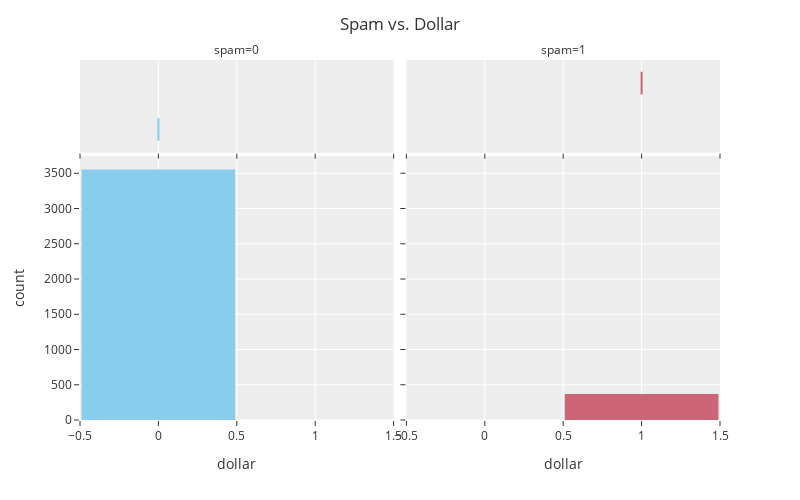

Source (notebook cell):
### Code cell
fig = px.histogram(DF,
                   x='dollar',
                   color='spam',
                   facet_col='spam',
                   marginal="box",
                   color_discrete_sequence=px.colors.qualitative.Safe)


fig.update_layout(template="ggplot2",
                  bargap=0.02,
                  title='Spam vs. Dollar',
                  title_x=0.5,
                  showlegend=False,
                  autosize=False,
                  width=800,
                  height=500)

fig.show()

### Figure 1 — Plotly figure (JSON) as saved in the notebook; plotly's stock layout.template omitted (floating-point values rounded to 4 significant figures; data arrays with more than 128 entries replaced by an {"elided": "..."} marker saying what was removed)
{"data": [{"alignmentgroup": "True", "bingroup": "x", "hovertemplate": "spam=0<br>dollar=%{x}<br>count=%{y}<extra></extra>", "legendgroup": "0", "marker": {"color": "rgb(136, 204, 238)", "pattern": {"shape": ""}}, "name": "0", "offsetgroup": "0", "orientation": "v", "showlegend": true, "type": "histogram", "x": {"elided": "3554 int values"}, "xaxis": "x", "yaxis": "y"}, {"alignmentgroup": "True", "hovertemplate": "spam=0<br>dollar=%{x}<extra></extra>", "legendgroup": "0", "marker": {"color": "rgb(136, 204, 238)"}, "name": "0", "notched": true, "offsetgroup": "0", "showlegend": false, "type": "box", "x": {"elided": "3554 int values"}, "xaxis": "x3", "yaxis": "y3"}, {"alignmentgroup": "True", "bingroup": "x", "hovertemplate": "spam=1<br>dollar=%{x}<br>count=%{y}<extra></extra>", "legendgroup": "1", "marker": {"color": "rgb(204, 102, 119)", "pattern": {"shape": ""}}, "name": "1", "offsetgroup": "1", "orientation": "v", "showlegend": true, "type": "histogram", "x": {"elided": "367 int values"}, "xaxis": "x2", "yaxis": "y2"}, {"alignmentgroup": "True", "hovertemplate": "spam=1<br>dollar=%{x}<extra></extra>", "legendgroup": "1", "marker": {"color": "rgb(204, 102, 119)"}, "name": "1", "notched": true, "offsetgroup": "1", "showlegend": false, "type": "box", "x": {"elided": "367 int values"}, "xaxis": "x4", "yaxis": "y4"}], "layout": {"annotations": [{"font": {}, "showarrow": false, "text": "spam=0", "x": 0.245, "xanchor": "center", "xref": "paper", "y": 1, "yanchor": "bottom", "yref": "paper"}, {"font": {}, "showarrow": false, "text": "spam=1", "x": 0.755, "xanchor": "center", "xref": "paper", "y": 1, "yanchor": "bottom", "yref": "paper"}], "autosize": false, "bargap": 0.02, "barmode": "relative", "height": 500, "legend": {"title": {"text": "spam"}, "tracegroupgap": 0}, "margin": {"t": 60}, "showlegend": false, "title": {"text": "Spam vs. Dollar", "x": 0.5}, "width": 800, "xaxis": {"anchor": "y", "autorange": true, "domain": [0, 0.49], "range": [-0.5, 1.5], "title": {"text": "dollar"}, "type": "linear"}, "xaxis2": {"anchor": "y2", "autorange": true, "domain": [0.51, 1], "matches": "x", "range": [-0.5, 1.5], "title": {"text": "dollar"}, "type": "linear"}, "xaxis3": {"anchor": "y3", "autorange": true, "domain": [0, 0.49], "matches": "x", "range": [-0.5, 1.5], "showgrid": true, "showticklabels": false, "type": "linear"}, "xaxis4": {"anchor": "y4", "autorange": true, "domain": [0.51, 1], "matches": "x", "range": [-0.5, 1.5], "showgrid": true, "showticklabels": false, "type": "linear"}, "yaxis": {"anchor": "x", "autorange": true, "domain": [0, 0.7326], "range": [0, 3741.0], "title": {"text": "count"}}, "yaxis2": {"anchor": "x2", "autorange": true, "domain": [0, 0.7326], "matches": "y", "range": [0, 3741.0], "showticklabels": false}, "yaxis3": {"anchor": "x3", "autorange": true, "domain": [0.7426, 1], "matches": "y3", "range": [-0.5, 1.5], "showgrid": false, "showline": false, "showticklabels": false, "ticks": "", "type": "category"}, "yaxis4": {"anchor": "x4", "autorange": true, "domain": [0.7426, 1], "matches": "y3", "range": [-0.5, 1.5], "showgrid": false, "showline": false, "showticklabels": false, "ticks": "", "type": "category"}}}
